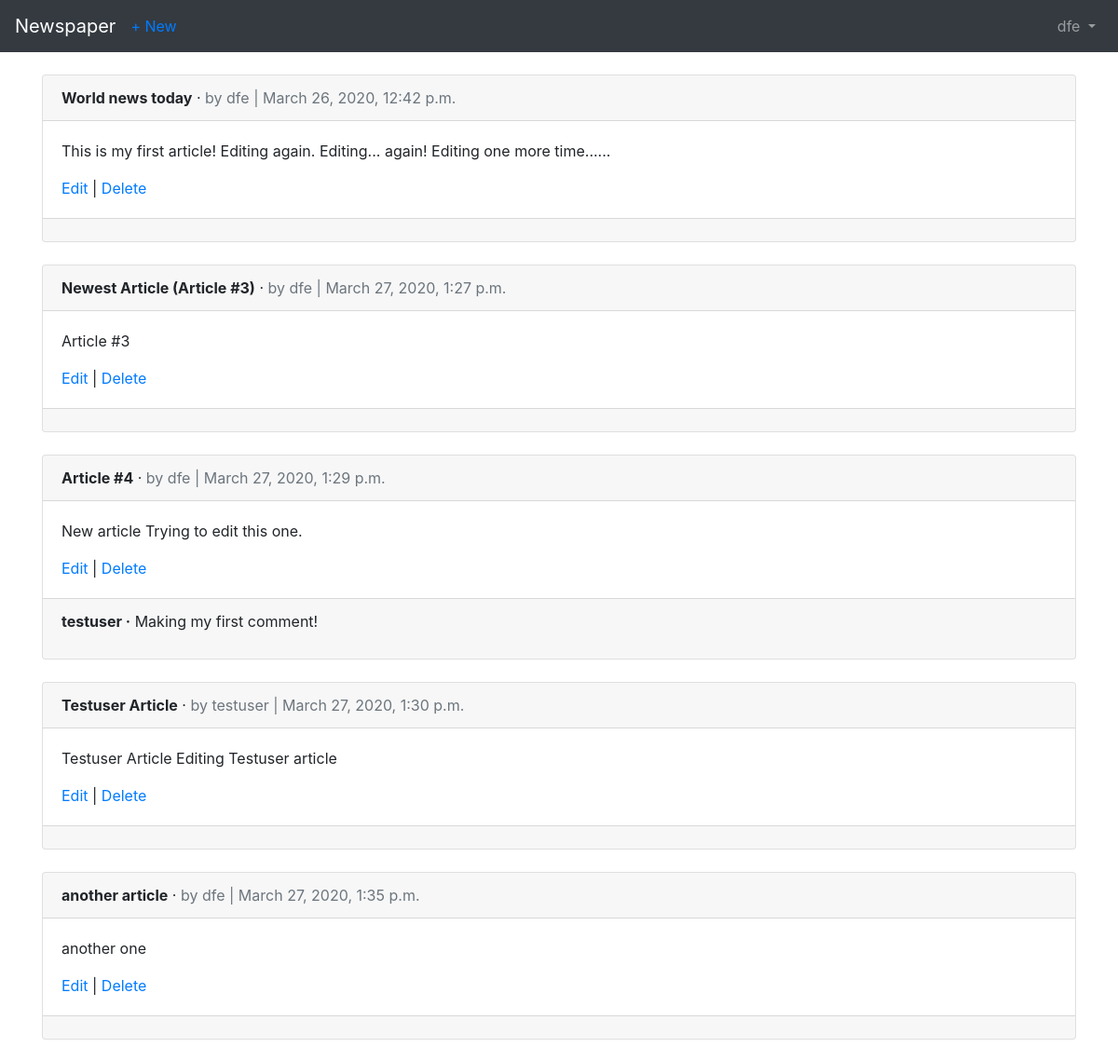
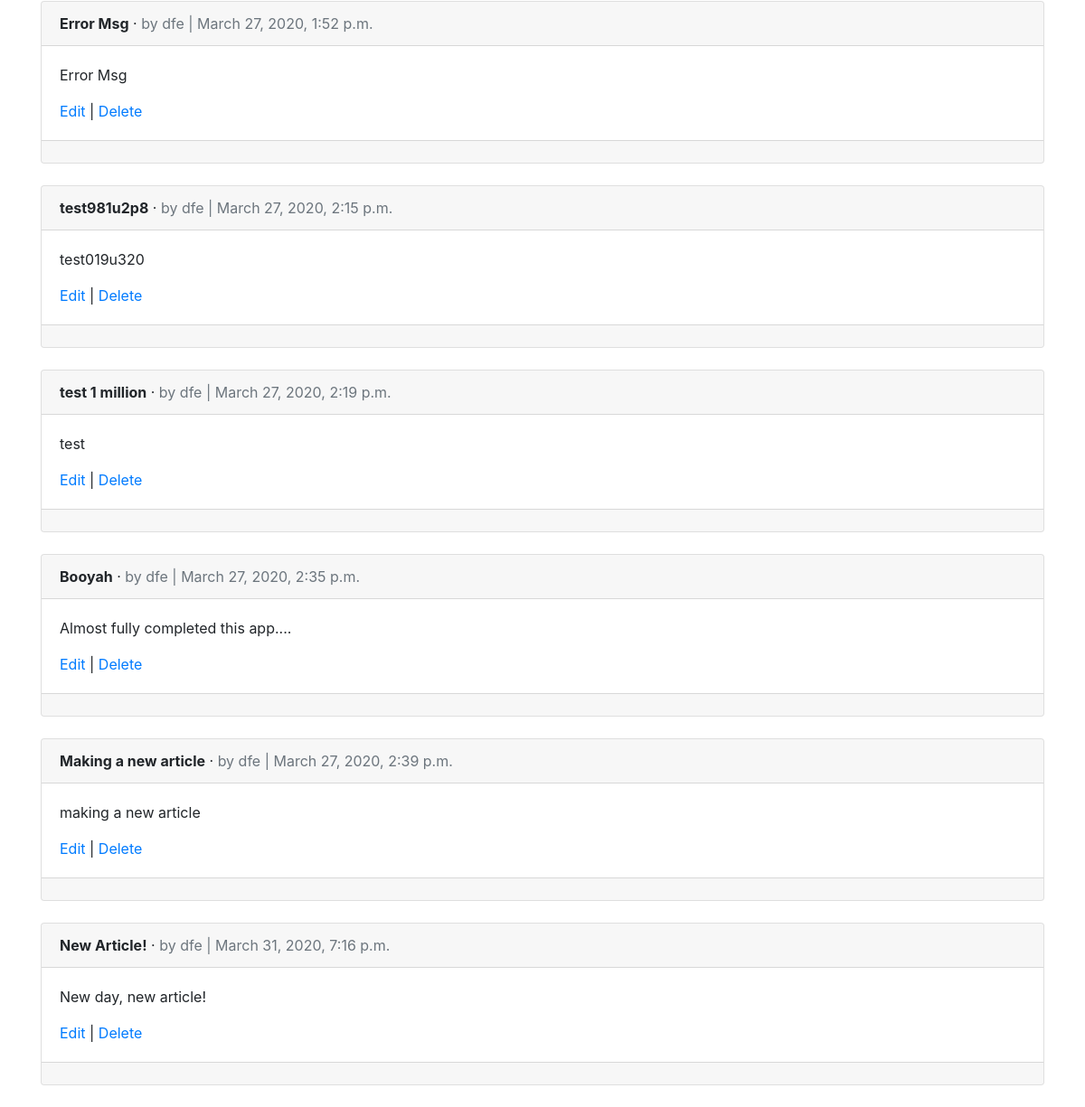
The page /articles/ (signed in) on the database its author committed (2 pictures, top to bottom).
### users/models.py (models this page shows)
class CustomUser(AbstractUser):
    age = models.PositiveIntegerField(null=True, blank=True)

### articles/models.py (models this page shows, shortened)
class Article(models.Model):
    title = models.CharField(max_length=255)
    body = models.TextField()
    date = models.DateTimeField(auto_now_add=True)
    author = models.ForeignKey(
        get_user_model(),
        on_delete=models.CASCADE,
    )

class Comment(models.Model): # new
    article = models.ForeignKey(
        Article,
        on_delete=models.CASCADE,
        related_name='comments', #  new
    )
    comment = models.CharField(max_length=140)
    author = models.ForeignKey(
        get_user_model(),
        on_delete=models.CASCADE,
        related_name='comments', #  new
    )
    comment = models.CharField(max_length=140)
    author = models.ForeignKey(
        get_user_model(),
        on_delete=models.CASCADE,
    )
    def __str__(self):
        return self.comment

### articles/views.py (the view)
# urls.py: path('', ArticleListView.as_view(), name='article_list'),
class ArticleListView(LoginRequiredMixin, ListView):    #  new
    model = Article
    template_name = 'article_list.html'
    login_url = 'login'                                 #  new

### templates/article_list.html (shortened to what this page needs)
{% extends 'base.html' %}
{% block content %}
  {% for article in object_list %}
    <div class="card">
      <div class="card-header">
        <span class="font-weight-bold">{{ article.title }}</span> &middot;
        <span class="text-muted">by {{ article.author }} |
        {{ article.date }}</span>
      </div>
      <div class="card-body">
        <p> {{ article.body }} </p>
        <a href="{% url 'article_edit' article.pk %}">Edit</a> |
        <a href="{% url 'article_delete' article.pk %}">Delete</a>
      </div>
      <div class="card-footer">
        {% for comment in article.comments.all %}
          <p>
            <span class="font-weight-bold">{{ comment.author }} &middot;</span>
            {{ comment }}
          </p>
        {% endfor %}
      </div>
    </div>
    <br />
  {% endfor %}
  {% endblock content %}

### templates/base.html (shortened to what this page needs)
<!doctype html>
<html lang="en">
<head>
<link rel="stylesheet" href="https://stackpath.bootstrapcdn.com/bootstrap/4.1.3/css/bootstrap.min.css"
integrity="sha384-MCw98/SFnGE8fJT3GXwEOngsV7Zt27NXFoaoApmYm81iuXoPkFOJwJ8ERdknLPMO"
crossorigin="anonymous">
</head>
<body>
  <nav class="navbar navbar-expand-md navbar-dark bg-dark mb-4">
    <a class="navbar-brand" href="{% url 'home' %}">Newspaper</a>
    {% if user.is_authenticated %}
      <ul class="navbar-nav mr-auto">
        <li class="nav-item"><a href="{% url 'article_new' %}">+ New</a></li>
      </ul>
    {% endif %}
    <div class="collapse navbar-collapse" id="navbarCollapse">
      {% if user.is_authenticated %}
        <ul class="navbar-nav ml-auto">
          <li class="nav-item">
            <a class="nav-link dropdown-toggle" href="#" id="userMenu"
              data-toggle="dropdown" aria-haspopup="true"
              aria-expanded="false">
              {{ user.username }}
            </a>
          </li>
        </ul>
        {% endif %}
    </div>
</nav>
<div class="container">
  {% block content %}
  {% endblock content %}
</div>
</body>
</html>

### rows shown on the page
CustomUser: username "dfe"
Article: title "World news today", author "dfe", date "March 26, 2020, 12:42 p.m.", body "This is my first article! Editing again. Editing... again! Editing one more time......"
Article: title "Newest Article (Article #3)", author "dfe", date "March 27, 2020, 1:27 p.m.", body "Article #3"
Article: title "Article #4", author "dfe", date "March 27, 2020, 1:29 p.m.", body "New article Trying to edit this one."
Comment: author "testuser", comment "Making my first comment!"
Article: title "Testuser Article", author "testuser", date "March 27, 2020, 1:30 p.m.", body "Testuser Article Editing Testuser article"
Article: title "another article", author "dfe", date "March 27, 2020, 1:35 p.m.", body "another one"
Article: title "Error Msg", author "dfe", date "March 27, 2020, 1:52 p.m.", body "Error Msg"
Article: title "test981u2p8", author "dfe", date "March 27, 2020, 2:15 p.m.", body "test019u320"
Article: title "test 1 million", author "dfe", date "March 27, 2020, 2:19 p.m.", body "test"
Article: title "Booyah", author "dfe", date "March 27, 2020, 2:35 p.m.", body "Almost fully completed this app...."
Article: title "Making a new article", author "dfe", date "March 27, 2020, 2:39 p.m.", body "making a new article"
Article: title "New Article!", author "dfe", date "March 31, 2020, 7:16 p.m.", body "New day, new article!"
